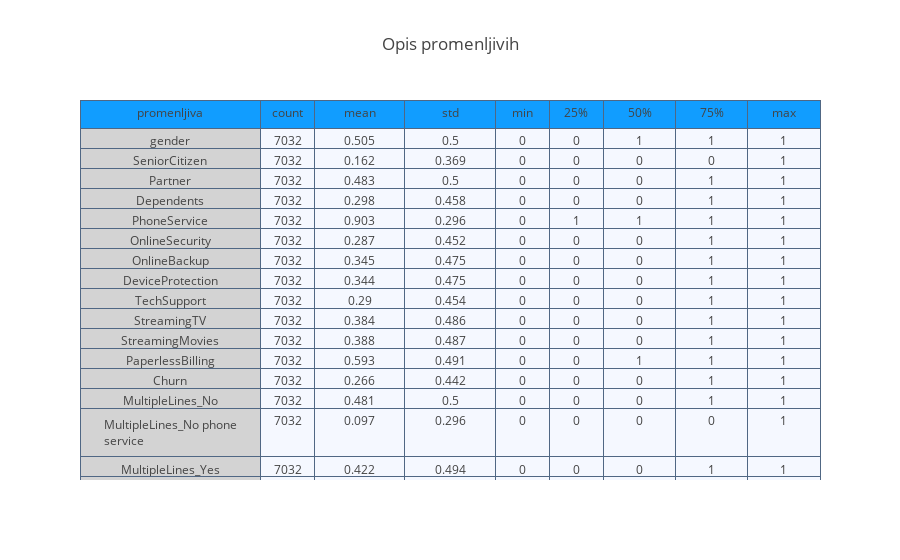

The notebook cell saved with this chart:
### Code cell
from sklearn.preprocessing import LabelEncoder
from sklearn.preprocessing import StandardScaler

#id kolona
Id_col     = ['customerID']
#kolona ciljne promenljive
target_col = ["Churn"]
#kategoričke kolone
cat_cols   = telcom.nunique()[telcom.nunique() < 6].keys().tolist()
cat_cols   = [x for x in cat_cols if x not in target_col]
#numeričke kolone
num_cols   = [x for x in telcom.columns if x not in cat_cols + target_col + Id_col]
#binarne kolone sa 2 vrednosti
bin_cols   = telcom.nunique()[telcom.nunique() == 2].keys().tolist()
#kolone sa više vrednosti
multi_cols = [i for i in cat_cols if i not in bin_cols]

#promena vrednosti kolone sa tekstualnog tipa u numeričke vrednosti
le = LabelEncoder()
for i in bin_cols :
    telcom[i] = le.fit_transform(telcom[i])

#kreiranje "dummy" kolona za kategoričke kolone sa više od 2 vrednosti
telcom = pd.get_dummies(data = telcom,columns = multi_cols )

#skaliranje vrednosti numeričkih kolona
std = StandardScaler()
scaled = std.fit_transform(telcom[num_cols])
scaled = pd.DataFrame(scaled,columns=num_cols)

#zamena starih numeričkih kolona novim skaliranim
df_telcom_og = telcom.copy()
telcom = telcom.drop(columns = num_cols,axis = 1)
telcom = telcom.merge(scaled,left_index=True,right_index=True,how = "left")

summary = (df_telcom_og[[i for i in df_telcom_og.columns if i not in Id_col]].
           describe().transpose().reset_index())

summary = summary.rename(columns = {"index" : "promenljiva"})
summary = np.around(summary,3)

val_lst = [summary['promenljiva'], summary['count'],
           summary['mean'],summary['std'],
           summary['min'], summary['25%'],
           summary['50%'], summary['75%'], summary['max']]

trace  = go.Table(header = dict(values = summary.columns.tolist(),
                                line = dict(color = ['#506784']),
                                fill = dict(color = ['#119DFF']),
                               ),
                  cells  = dict(values = val_lst,
                                line = dict(color = ['#506784']),
                                fill = dict(color = ["lightgrey",'#F5F8FF'])
                               ),
                  columnwidth = [200,60,100,100,60,60,80,80,80])
layout = go.Layout(dict(title = "Opis promenljivih"))
figure = go.Figure(data=[trace],layout=layout)
py.iplot(figure)

### Figure 1 — Plotly figure (JSON) as saved in the notebook; plotly's stock layout.template omitted (floating-point values rounded to 4 significant figures; data arrays with more than 128 entries replaced by an {"elided": "..."} marker saying what was removed)
{"data": [{"cells": {"fill": {"color": ["lightgrey", "#F5F8FF"]}, "line": {"color": ["#506784"]}, "values": {"elided": "9x34 mixed values"}}, "columnwidth": [200, 60, 100, 100, 60, 60, 80, 80, 80], "header": {"fill": {"color": ["#119DFF"]}, "line": {"color": ["#506784"]}, "values": ["promenljiva", "count", "mean", "std", "min", "25%", "50%", "75%", "max"]}, "type": "table", "uid": "f46797b4-daea-45ac-9fe3-45327c426823"}], "layout": {"title": {"text": "Opis promenljivih"}}}
